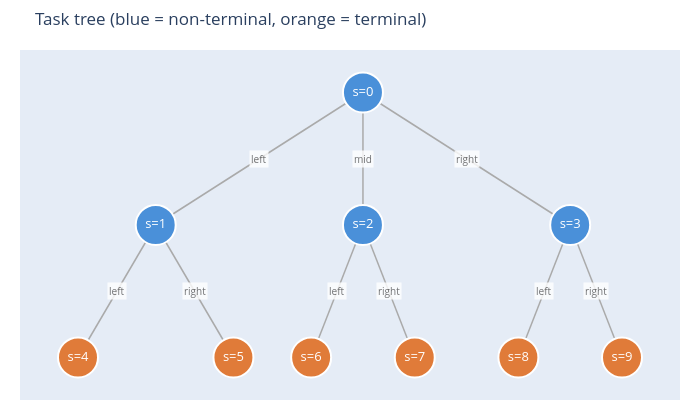

Notebook code cell kept with this figure:
### Markdown cell above
## 3. Tree Visualization

### Code cell
# Node positions
pos = {
    0: ( 0.0,  2.0),   # root
    1: (-2.0,  1.0),   # intermediate left
    2: ( 0.0,  1.0),   # intermediate mid
    3: ( 2.0,  1.0),   # intermediate right
    4: (-2.75, 0.0),   # terminal
    5: (-1.25, 0.0),
    6: (-0.5,  0.0),
    7: ( 0.5,  0.0),
    8: ( 1.5,  0.0),
    9: ( 2.5,  0.0),
}

# Edges
edges = [(p, c) for p, children in Env.TRANSITIONS.items() for c in children.values()]

edge_x, edge_y = [], []
for (p, c) in edges:
    x0, y0 = pos[p]
    x1, y1 = pos[c]
    edge_x += [x0, x1, None]
    edge_y += [y0, y1, None]

# Node colours: non-terminal = blue, terminal = coloured by max reward across training tasks
max_training_reward = [
    max(mat[g][s] for g in ['A_easy', 'B_easy', 'A_hard', 'B_hard'])
    if s in Env.TERMINAL else 0
    for s in Env.STATES
]

node_labels = [
    f's={s}<br>d={Env.PHI[s].astype(int).tolist()}' if s in Env.TERMINAL
    else f's={s}'
    for s in Env.STATES
]

node_x = [pos[s][0] for s in Env.STATES]
node_y = [pos[s][1] for s in Env.STATES]

fig = go.Figure()

fig.add_trace(go.Scatter(
    x=edge_x, y=edge_y,
    mode='lines',
    line=dict(color='#aaa', width=1.5),
    hoverinfo='none',
))

fig.add_trace(go.Scatter(
    x=node_x, y=node_y,
    mode='markers+text',
    marker=dict(
        size=40,
        color=['#4a90d9' if s in Env.NON_TERMINAL else '#e07b39' for s in Env.STATES],
        line=dict(width=2, color='white'),
    ),
    text=[f's={s}' for s in Env.STATES],
    textposition='middle center',
    textfont=dict(color='white', size=13),
    hovertext=node_labels,
    hoverinfo='text',
))

# Action labels on edges
action_names_s0 = {0: 'left', 1: 'mid', 2: 'right'}
action_names    = {0: 'left', 1: 'right'}

for p, children in Env.TRANSITIONS.items():
    an = action_names_s0 if p == 0 else action_names
    for a, c in children.items():
        mx = (pos[p][0] + pos[c][0]) / 2
        my = (pos[p][1] + pos[c][1]) / 2
        fig.add_annotation(
            x=mx, y=my,
            text=an[a],
            showarrow=False,
            font=dict(size=10, color='#555'),
            bgcolor='white',
            opacity=0.8,
        )

fig.update_layout(
    title='Task tree (blue = non-terminal, orange = terminal)',
    xaxis=dict(visible=False),
    yaxis=dict(visible=False),
    showlegend=False,
    width=700, height=420,
    margin=dict(l=20, r=20, t=50, b=20),
)
fig.show()

### Figure 1 — Plotly figure (JSON) as saved in the notebook; plotly's stock layout.template omitted (floating-point values rounded to 4 significant figures)
{"data": [{"hoverinfo": "none", "line": {"color": "#aaa", "width": 1.5}, "mode": "lines", "type": "scatter", "x": [0, -2, null, 0, 0, null, 0, 2, null, -2, -2.75, null, -2, -1.25, null, 0, -0.5, null, 0, 0.5, null, 2, 1.5, null, 2, 2.5, null], "y": [2, 1, null, 2, 1, null, 2, 1, null, 1, 0, null, 1, 0, null, 1, 0, null, 1, 0, null, 1, 0, null, 1, 0, null]}, {"hoverinfo": "text", "hovertext": ["s=0", "s=1", "s=2", "s=3", "s=4<br>d=[10, 0, 0]", "s=5<br>d=[4, 5, 10]", "s=6<br>d=[9, 9, 10]", "s=7<br>d=[0, 8, 2]", "s=8<br>d=[0, 10, 6]", "s=9<br>d=[8, 0, 0]"], "marker": {"color": ["#4a90d9", "#4a90d9", "#4a90d9", "#4a90d9", "#e07b39", "#e07b39", "#e07b39", "#e07b39", "#e07b39", "#e07b39"], "line": {"color": "white", "width": 2}, "size": 40}, "mode": "markers+text", "text": ["s=0", "s=1", "s=2", "s=3", "s=4", "s=5", "s=6", "s=7", "s=8", "s=9"], "textfont": {"color": "white", "size": 13}, "textposition": "middle center", "type": "scatter", "x": [0, -2, 0, 2, -2.75, -1.25, -0.5, 0.5, 1.5, 2.5], "y": [2, 1, 1, 1, 0, 0, 0, 0, 0, 0]}], "layout": {"annotations": [{"bgcolor": "white", "font": {"color": "#555", "size": 10}, "opacity": 0.8, "showarrow": false, "text": "left", "x": -1, "y": 1.5}, {"bgcolor": "white", "font": {"color": "#555", "size": 10}, "opacity": 0.8, "showarrow": false, "text": "mid", "x": 0, "y": 1.5}, {"bgcolor": "white", "font": {"color": "#555", "size": 10}, "opacity": 0.8, "showarrow": false, "text": "right", "x": 1, "y": 1.5}, {"bgcolor": "white", "font": {"color": "#555", "size": 10}, "opacity": 0.8, "showarrow": false, "text": "left", "x": -2.375, "y": 0.5}, {"bgcolor": "white", "font": {"color": "#555", "size": 10}, "opacity": 0.8, "showarrow": false, "text": "right", "x": -1.625, "y": 0.5}, {"bgcolor": "white", "font": {"color": "#555", "size": 10}, "opacity": 0.8, "showarrow": false, "text": "left", "x": -0.25, "y": 0.5}, {"bgcolor": "white", "font": {"color": "#555", "size": 10}, "opacity": 0.8, "showarrow": false, "text": "right", "x": 0.25, "y": 0.5}, {"bgcolor": "white", "font": {"color": "#555", "size": 10}, "opacity": 0.8, "showarrow": false, "text": "left", "x": 1.75, "y": 0.5}, {"bgcolor": "white", "font": {"color": "#555", "size": 10}, "opacity": 0.8, "showarrow": false, "text": "right", "x": 2.25, "y": 0.5}], "height": 420, "margin": {"b": 20, "l": 20, "r": 20, "t": 50}, "showlegend": false, "title": {"text": "Task tree (blue = non-terminal, orange = terminal)"}, "width": 700, "xaxis": {"visible": false}, "yaxis": {"visible": false}}}
